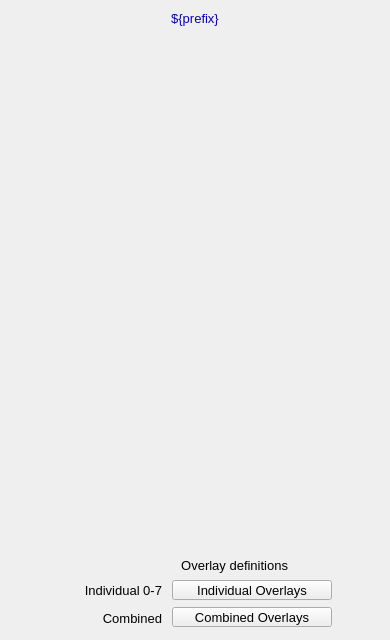
<?xml version="1.0" ?>
<ui version="4.0">
  <class>Dialog</class>
  <widget class="QWidget" name="screen">
    <property name="geometry">
      <rect>
        <x>154</x>
        <y>55</y>
        <width>390</width>
        <height>640</height>
      </rect>
    </property>
    <property name="styleSheet">
      <string notr="true">QWidget#screen {
  color: rgb(0, 0, 0);
  background-color: rgb(187, 187, 187);
  }</string>
    </property>
    <property name="windowTitle">
      <string>NDOverlay</string>
    </property>
    <widget class="PyDMDrawingRectangle" name="rectangle">
      <property name="geometry">
        <rect>
          <x>0</x>
          <y>5</y>
          <width>390</width>
          <height>25</height>
        </rect>
      </property>
      <property name="brush" stdset="0">
        <brush brushstyle="SolidPattern">
          <color alpha="255">
            <red>218</red>
            <green>218</green>
            <blue>218</blue>
          </color>
        </brush>
      </property>
      <property name="penStyle" stdset="0">
        <enum>Qt::SolidLine</enum>
      </property>
      <property name="penColor" stdset="0">
        <color>
          <red>218</red>
          <green>218</green>
          <blue>218</blue>
        </color>
      </property>
      <property name="penWidth" stdset="0">
        <double>0</double>
      </property>
      <property name="penCapStyle" stdset="0">
        <enum>Qt::FlatCap</enum>
      </property>
      <property name="toolTip">
        <string>rectangle</string>
      </property>
    </widget>
    <widget class="QLabel" name="text">
      <property name="geometry">
        <rect>
          <x>87</x>
          <y>6</y>
          <width>216</width>
          <height>25</height>
        </rect>
      </property>
      <property name="text">
        <string>${prefix}</string>
      </property>
      <property name="font" stdset="0">
        <font>
          <pointsize>10</pointsize>
        </font>
      </property>
      <property name="brush" stdset="0">
        <brush brushstyle="SolidPattern">
          <color alpha="255">
            <red>10</red>
            <green>0</green>
            <blue>184</blue>
          </color>
        </brush>
      </property>
      <property name="toolTip">
        <string>text</string>
      </property>
      <property name="alignment">
        <set>Qt::AlignCenter</set>
      </property>
      <property name="styleSheet">
        <string notr="true">QLabel#text {
  color: rgb(10, 0, 184);
  }</string>
      </property>
    </widget>
    <widget class="PyDMEmbeddedDisplay" name="composite">
      <property name="geometry">
        <rect>
          <x>5</x>
          <y>40</y>
          <width>380</width>
          <height>505</height>
        </rect>
      </property>
      <property name="toolTip">
        <string>composite</string>
      </property>
      <property name="filename" stdset="0">
        <string>PluginBase_V21.ui</string>
      </property>
    </widget>
    <widget class="PyDMFrame" name="composite_1">
      <property name="geometry">
        <rect>
          <x>5</x>
          <y>550</y>
          <width>380</width>
          <height>85</height>
        </rect>
      </property>
      <widget class="PyDMDrawingRectangle" name="rectangle_1">
        <property name="geometry">
          <rect>
            <x>0</x>
            <y>0</y>
            <width>380</width>
            <height>85</height>
          </rect>
        </property>
        <property name="brush" stdset="0">
          <brush brushstyle="NoBrush">
            <color alpha="255">
              <red>0</red>
              <green>0</green>
              <blue>0</blue>
            </color>
          </brush>
        </property>
        <property name="penStyle" stdset="0">
          <enum>Qt::SolidLine</enum>
        </property>
        <property name="penColor" stdset="0">
          <color>
            <red>0</red>
            <green>0</green>
            <blue>0</blue>
          </color>
        </property>
        <property name="penWidth" stdset="0">
          <double>1</double>
        </property>
        <property name="penCapStyle" stdset="0">
          <enum>Qt::FlatCap</enum>
        </property>
        <property name="toolTip">
          <string>rectangle_1</string>
        </property>
      </widget>
      <widget class="PyDMRelatedDisplayButton" name="related_display">
        <property name="geometry">
          <rect>
            <x>167</x>
            <y>30</y>
            <width>160</width>
            <height>20</height>
          </rect>
        </property>
        <property name="toolTip">
          <string>Individual Overlays</string>
        </property>
        <property name="text">
          <string>Individual Overlays</string>
        </property>
        <property name="showIcon" stdset="0">
          <bool>true</bool>
        </property>
        <property name="font" stdset="0">
          <font>
            <pointsize>10</pointsize>
          </font>
        </property>
        <property name="styleSheet">
          <string notr="true">PyDMRelatedDisplayButton#related_display {
  color: rgb(0, 0, 0);
  background-color: rgb(115, 223, 255);
  }</string>
        </property>
        <property name="titles" stdset="0">
          <stringlist>
            <string>Overlay 1</string>
            <string>Overlay 2</string>
            <string>Overlay 3</string>
            <string>Overlay 4</string>
            <string>Overlay 5</string>
            <string>Overlay 6</string>
            <string>Overlay 7</string>
            <string>Overlay 8</string>
          </stringlist>
        </property>
        <property name="filenames" stdset="0">
          <stringlist>
            <string>OverlayN_V21.ui</string>
            <string>OverlayN_V21.ui</string>
            <string>OverlayN_V21.ui</string>
            <string>OverlayN_V21.ui</string>
            <string>OverlayN_V21.ui</string>
            <string>OverlayN_V21.ui</string>
            <string>OverlayN_V21.ui</string>
            <string>OverlayN_V21.ui</string>
          </stringlist>
        </property>
        <property name="macros" stdset="0">
          <stringlist>
            <string>P=${P}, R=${R}1:</string>
            <string>P=${P}, R=${R}2:</string>
            <string>P=${P}, R=${R}3:</string>
            <string>P=${P}, R=${R}4:</string>
            <string>P=${P}, R=${R}5:</string>
            <string>P=${P}, R=${R}6:</string>
            <string>P=${P}, R=${R}7:</string>
            <string>P=${P}, R=${R}8:</string>
          </stringlist>
        </property>
        <property name="openInNewWindow" stdset="0">
          <bool>true</bool>
        </property>
      </widget>
      <widget class="QLabel" name="text_1">
        <property name="geometry">
          <rect>
            <x>17</x>
            <y>30</y>
            <width>140</width>
            <height>20</height>
          </rect>
        </property>
        <property name="text">
          <string>Individual 0-7</string>
        </property>
        <property name="font" stdset="0">
          <font>
            <pointsize>10</pointsize>
          </font>
        </property>
        <property name="brush" stdset="0">
          <brush brushstyle="SolidPattern">
            <color alpha="255">
              <red>0</red>
              <green>0</green>
              <blue>0</blue>
            </color>
          </brush>
        </property>
        <property name="toolTip">
          <string>text_1</string>
        </property>
        <property name="alignment">
          <set>Qt::AlignRight|Qt::AlignTrailing|Qt::AlignVCenter</set>
        </property>
        <property name="styleSheet">
          <string notr="true">QLabel#text_1 {
  color: rgb(0, 0, 0);
  }</string>
        </property>
      </widget>
      <widget class="PyDMRelatedDisplayButton" name="related_display_1">
        <property name="geometry">
          <rect>
            <x>167</x>
            <y>57</y>
            <width>160</width>
            <height>20</height>
          </rect>
        </property>
        <property name="toolTip">
          <string>Combined Overlays</string>
        </property>
        <property name="text">
          <string>Combined Overlays</string>
        </property>
        <property name="showIcon" stdset="0">
          <bool>true</bool>
        </property>
        <property name="font" stdset="0">
          <font>
            <pointsize>10</pointsize>
          </font>
        </property>
        <property name="styleSheet">
          <string notr="true">PyDMRelatedDisplayButton#related_display_1 {
  color: rgb(0, 0, 0);
  background-color: rgb(115, 223, 255);
  }</string>
        </property>
        <property name="titles" stdset="0">
          <stringlist>
            <string>Overlays 1-8</string>
            <string>Overlays 9-16</string>
          </stringlist>
        </property>
        <property name="filenames" stdset="0">
          <stringlist>
            <string>Overlay8_V21.ui</string>
            <string>Overlay8_V21.ui</string>
          </stringlist>
        </property>
        <property name="macros" stdset="0">
          <stringlist>
            <string>P=${P},R=${R},O1=${R}1:,O2=${R}2:,O3=${R}3:,O4=${R}4:,O5=${R}5:,O6=${R}6:,O7=${R}7:,O8=${R}8:</string>
            <string>P=${P},R=${R},O1=${R}9:,O2=${R}10:,O3=${R}11:,O4=${R}12:,O5=${R}13:,O6=${R}14:,O7=${R}15:,O8=${R}16:</string>
          </stringlist>
        </property>
        <property name="openInNewWindow" stdset="0">
          <bool>true</bool>
        </property>
      </widget>
      <widget class="QLabel" name="text_2">
        <property name="geometry">
          <rect>
            <x>133</x>
            <y>5</y>
            <width>150</width>
            <height>20</height>
          </rect>
        </property>
        <property name="text">
          <string>Overlay definitions</string>
        </property>
        <property name="font" stdset="0">
          <font>
            <pointsize>10</pointsize>
          </font>
        </property>
        <property name="brush" stdset="0">
          <brush brushstyle="SolidPattern">
            <color alpha="255">
              <red>0</red>
              <green>0</green>
              <blue>0</blue>
            </color>
          </brush>
        </property>
        <property name="toolTip">
          <string>text_2</string>
        </property>
        <property name="alignment">
          <set>Qt::AlignRight|Qt::AlignTrailing|Qt::AlignVCenter</set>
        </property>
        <property name="styleSheet">
          <string notr="true">QLabel#text_2 {
  color: rgb(0, 0, 0);
  }</string>
        </property>
      </widget>
      <widget class="QLabel" name="text_3">
        <property name="geometry">
          <rect>
            <x>77</x>
            <y>58</y>
            <width>80</width>
            <height>20</height>
          </rect>
        </property>
        <property name="text">
          <string>Combined</string>
        </property>
        <property name="font" stdset="0">
          <font>
            <pointsize>10</pointsize>
          </font>
        </property>
        <property name="brush" stdset="0">
          <brush brushstyle="SolidPattern">
            <color alpha="255">
              <red>0</red>
              <green>0</green>
              <blue>0</blue>
            </color>
          </brush>
        </property>
        <property name="toolTip">
          <string>text_3</string>
        </property>
        <property name="alignment">
          <set>Qt::AlignRight|Qt::AlignTrailing|Qt::AlignVCenter</set>
        </property>
        <property name="styleSheet">
          <string notr="true">QLabel#text_3 {
  color: rgb(0, 0, 0);
  }</string>
        </property>
      </widget>
    </widget>
  </widget>
  <customwidgets>
    <customwidget>
      <class>PyDMDrawingRectangle</class>
      <extends>QWidget</extends>
      <header>pydm.widgets.drawing</header>
    </customwidget>
    <customwidget>
      <class>PyDMLabel</class>
      <extends>QLabel</extends>
      <header>pydm.widgets.label</header>
    </customwidget>
    <customwidget>
      <class>PyDMEmbeddedDisplay</class>
      <extends>QFrame</extends>
      <header>pydm.widgets.embedded_display</header>
    </customwidget>
    <customwidget>
      <class>PyDMFrame</class>
      <extends>QFrame</extends>
      <header>pydm.widgets.frame</header>
    </customwidget>
    <customwidget>
      <class>PyDMRelatedDisplayButton</class>
      <extends>QPushButton</extends>
      <header>pydm.widgets.related_display_button</header>
    </customwidget>
  </customwidgets>
</ui>
